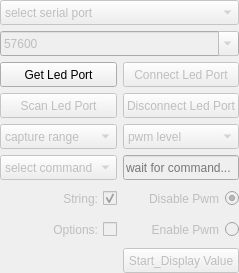
<?xml version="1.0" encoding="UTF-8"?>
<ui version="4.0">
 <class>ModuleA</class>
 <widget class="QFrame" name="ModuleA">
  <property name="geometry">
   <rect>
    <x>0</x>
    <y>0</y>
    <width>239</width>
    <height>273</height>
   </rect>
  </property>
  <property name="windowTitle">
   <string>Frame</string>
  </property>
  <layout class="QGridLayout" name="gridLayout" columnstretch="1,1">
   <property name="leftMargin">
    <number>0</number>
   </property>
   <property name="topMargin">
    <number>0</number>
   </property>
   <property name="rightMargin">
    <number>0</number>
   </property>
   <property name="bottomMargin">
    <number>0</number>
   </property>
   <item row="2" column="0">
    <widget class="QPushButton" name="pushButton_90">
     <property name="sizePolicy">
      <sizepolicy hsizetype="Minimum" vsizetype="Minimum">
       <horstretch>0</horstretch>
       <verstretch>0</verstretch>
      </sizepolicy>
     </property>
     <property name="minimumSize">
      <size>
       <width>50</width>
       <height>25</height>
      </size>
     </property>
     <property name="maximumSize">
      <size>
       <width>16777215</width>
       <height>25</height>
      </size>
     </property>
     <property name="text">
      <string>Get Led Port</string>
     </property>
    </widget>
   </item>
   <item row="2" column="1">
    <widget class="QPushButton" name="pushButton_89">
     <property name="enabled">
      <bool>false</bool>
     </property>
     <property name="sizePolicy">
      <sizepolicy hsizetype="Minimum" vsizetype="Minimum">
       <horstretch>0</horstretch>
       <verstretch>0</verstretch>
      </sizepolicy>
     </property>
     <property name="minimumSize">
      <size>
       <width>50</width>
       <height>25</height>
      </size>
     </property>
     <property name="maximumSize">
      <size>
       <width>16777215</width>
       <height>25</height>
      </size>
     </property>
     <property name="text">
      <string>Connect Led Port</string>
     </property>
    </widget>
   </item>
   <item row="3" column="0">
    <widget class="QPushButton" name="pushButton_91">
     <property name="enabled">
      <bool>false</bool>
     </property>
     <property name="sizePolicy">
      <sizepolicy hsizetype="Minimum" vsizetype="Minimum">
       <horstretch>0</horstretch>
       <verstretch>0</verstretch>
      </sizepolicy>
     </property>
     <property name="minimumSize">
      <size>
       <width>50</width>
       <height>25</height>
      </size>
     </property>
     <property name="maximumSize">
      <size>
       <width>16777215</width>
       <height>25</height>
      </size>
     </property>
     <property name="text">
      <string>Scan Led Port</string>
     </property>
    </widget>
   </item>
   <item row="3" column="1">
    <widget class="QPushButton" name="pushButton_92">
     <property name="enabled">
      <bool>false</bool>
     </property>
     <property name="sizePolicy">
      <sizepolicy hsizetype="Minimum" vsizetype="Minimum">
       <horstretch>0</horstretch>
       <verstretch>0</verstretch>
      </sizepolicy>
     </property>
     <property name="minimumSize">
      <size>
       <width>50</width>
       <height>25</height>
      </size>
     </property>
     <property name="maximumSize">
      <size>
       <width>16777215</width>
       <height>25</height>
      </size>
     </property>
     <property name="text">
      <string>Disconnect Led Port</string>
     </property>
    </widget>
   </item>
   <item row="4" column="0">
    <widget class="QComboBox" name="comboBox_27">
     <property name="enabled">
      <bool>false</bool>
     </property>
     <property name="sizePolicy">
      <sizepolicy hsizetype="Minimum" vsizetype="Minimum">
       <horstretch>0</horstretch>
       <verstretch>0</verstretch>
      </sizepolicy>
     </property>
     <property name="minimumSize">
      <size>
       <width>50</width>
       <height>25</height>
      </size>
     </property>
     <property name="maximumSize">
      <size>
       <width>16777215</width>
       <height>25</height>
      </size>
     </property>
     <item>
      <property name="text">
       <string>capture range</string>
      </property>
     </item>
     <item>
      <property name="text">
       <string>low</string>
      </property>
     </item>
     <item>
      <property name="text">
       <string>medium</string>
      </property>
     </item>
     <item>
      <property name="text">
       <string>high</string>
      </property>
     </item>
     <item>
      <property name="text">
       <string>super</string>
      </property>
     </item>
     <item>
      <property name="text">
       <string>ultra</string>
      </property>
     </item>
    </widget>
   </item>
   <item row="4" column="1">
    <widget class="QComboBox" name="comboBox_29">
     <property name="enabled">
      <bool>false</bool>
     </property>
     <property name="sizePolicy">
      <sizepolicy hsizetype="Minimum" vsizetype="Minimum">
       <horstretch>0</horstretch>
       <verstretch>0</verstretch>
      </sizepolicy>
     </property>
     <property name="minimumSize">
      <size>
       <width>50</width>
       <height>25</height>
      </size>
     </property>
     <property name="maximumSize">
      <size>
       <width>16777215</width>
       <height>25</height>
      </size>
     </property>
     <item>
      <property name="text">
       <string>pwm level</string>
      </property>
     </item>
     <item>
      <property name="text">
       <string>level - 01</string>
      </property>
     </item>
     <item>
      <property name="text">
       <string>level - 02</string>
      </property>
     </item>
     <item>
      <property name="text">
       <string>level - 03</string>
      </property>
     </item>
     <item>
      <property name="text">
       <string>level - 04</string>
      </property>
     </item>
     <item>
      <property name="text">
       <string>level - 05</string>
      </property>
     </item>
     <item>
      <property name="text">
       <string>level - 06</string>
      </property>
     </item>
     <item>
      <property name="text">
       <string>level - 07</string>
      </property>
     </item>
     <item>
      <property name="text">
       <string>level - 08</string>
      </property>
     </item>
     <item>
      <property name="text">
       <string>level - 09</string>
      </property>
     </item>
     <item>
      <property name="text">
       <string>level - 10</string>
      </property>
     </item>
     <item>
      <property name="text">
       <string>level - 11</string>
      </property>
     </item>
     <item>
      <property name="text">
       <string>level - 12</string>
      </property>
     </item>
     <item>
      <property name="text">
       <string>level - 13</string>
      </property>
     </item>
     <item>
      <property name="text">
       <string>level - 14</string>
      </property>
     </item>
     <item>
      <property name="text">
       <string>level - 15</string>
      </property>
     </item>
    </widget>
   </item>
   <item row="5" column="0">
    <widget class="QComboBox" name="comboBox_30">
     <property name="enabled">
      <bool>false</bool>
     </property>
     <property name="sizePolicy">
      <sizepolicy hsizetype="Minimum" vsizetype="Minimum">
       <horstretch>0</horstretch>
       <verstretch>0</verstretch>
      </sizepolicy>
     </property>
     <property name="minimumSize">
      <size>
       <width>50</width>
       <height>25</height>
      </size>
     </property>
     <property name="maximumSize">
      <size>
       <width>16777215</width>
       <height>25</height>
      </size>
     </property>
     <item>
      <property name="text">
       <string>select command</string>
      </property>
     </item>
     <item>
      <property name="text">
       <string>help</string>
      </property>
     </item>
     <item>
      <property name="text">
       <string>version</string>
      </property>
     </item>
     <item>
      <property name="text">
       <string>hardware</string>
      </property>
     </item>
     <item>
      <property name="text">
       <string>serialnumber</string>
      </property>
     </item>
    </widget>
   </item>
   <item row="5" column="1">
    <widget class="QLineEdit" name="lineEdit_52">
     <property name="enabled">
      <bool>false</bool>
     </property>
     <property name="sizePolicy">
      <sizepolicy hsizetype="Minimum" vsizetype="Minimum">
       <horstretch>0</horstretch>
       <verstretch>0</verstretch>
      </sizepolicy>
     </property>
     <property name="minimumSize">
      <size>
       <width>50</width>
       <height>25</height>
      </size>
     </property>
     <property name="maximumSize">
      <size>
       <width>800</width>
       <height>25</height>
      </size>
     </property>
     <property name="placeholderText">
      <string>wait for command...</string>
     </property>
    </widget>
   </item>
   <item row="6" column="0">
    <widget class="QCheckBox" name="checkBox_33">
     <property name="enabled">
      <bool>false</bool>
     </property>
     <property name="sizePolicy">
      <sizepolicy hsizetype="Minimum" vsizetype="Minimum">
       <horstretch>0</horstretch>
       <verstretch>0</verstretch>
      </sizepolicy>
     </property>
     <property name="minimumSize">
      <size>
       <width>50</width>
       <height>25</height>
      </size>
     </property>
     <property name="maximumSize">
      <size>
       <width>16777215</width>
       <height>25</height>
      </size>
     </property>
     <property name="layoutDirection">
      <enum>Qt::RightToLeft</enum>
     </property>
     <property name="text">
      <string>String:</string>
     </property>
     <property name="checked">
      <bool>true</bool>
     </property>
    </widget>
   </item>
   <item row="6" column="1">
    <widget class="QRadioButton" name="radioButton_4">
     <property name="enabled">
      <bool>false</bool>
     </property>
     <property name="sizePolicy">
      <sizepolicy hsizetype="Minimum" vsizetype="Minimum">
       <horstretch>0</horstretch>
       <verstretch>0</verstretch>
      </sizepolicy>
     </property>
     <property name="minimumSize">
      <size>
       <width>50</width>
       <height>25</height>
      </size>
     </property>
     <property name="maximumSize">
      <size>
       <width>16777215</width>
       <height>25</height>
      </size>
     </property>
     <property name="layoutDirection">
      <enum>Qt::RightToLeft</enum>
     </property>
     <property name="text">
      <string>Disable Pwm</string>
     </property>
     <property name="checkable">
      <bool>true</bool>
     </property>
     <property name="checked">
      <bool>true</bool>
     </property>
    </widget>
   </item>
   <item row="7" column="0">
    <widget class="QCheckBox" name="checkBox_32">
     <property name="enabled">
      <bool>false</bool>
     </property>
     <property name="sizePolicy">
      <sizepolicy hsizetype="Minimum" vsizetype="Minimum">
       <horstretch>0</horstretch>
       <verstretch>0</verstretch>
      </sizepolicy>
     </property>
     <property name="minimumSize">
      <size>
       <width>50</width>
       <height>25</height>
      </size>
     </property>
     <property name="maximumSize">
      <size>
       <width>16777215</width>
       <height>25</height>
      </size>
     </property>
     <property name="layoutDirection">
      <enum>Qt::RightToLeft</enum>
     </property>
     <property name="text">
      <string>Options:</string>
     </property>
     <property name="checked">
      <bool>false</bool>
     </property>
    </widget>
   </item>
   <item row="7" column="1">
    <widget class="QRadioButton" name="radioButton_3">
     <property name="enabled">
      <bool>false</bool>
     </property>
     <property name="sizePolicy">
      <sizepolicy hsizetype="Minimum" vsizetype="Minimum">
       <horstretch>0</horstretch>
       <verstretch>0</verstretch>
      </sizepolicy>
     </property>
     <property name="minimumSize">
      <size>
       <width>50</width>
       <height>25</height>
      </size>
     </property>
     <property name="maximumSize">
      <size>
       <width>16777215</width>
       <height>25</height>
      </size>
     </property>
     <property name="layoutDirection">
      <enum>Qt::RightToLeft</enum>
     </property>
     <property name="text">
      <string>Enable Pwm</string>
     </property>
    </widget>
   </item>
   <item row="8" column="1">
    <widget class="QPushButton" name="pushButton_94">
     <property name="enabled">
      <bool>false</bool>
     </property>
     <property name="sizePolicy">
      <sizepolicy hsizetype="Minimum" vsizetype="Minimum">
       <horstretch>0</horstretch>
       <verstretch>0</verstretch>
      </sizepolicy>
     </property>
     <property name="minimumSize">
      <size>
       <width>50</width>
       <height>25</height>
      </size>
     </property>
     <property name="maximumSize">
      <size>
       <width>16777215</width>
       <height>25</height>
      </size>
     </property>
     <property name="text">
      <string>Start_Display Value</string>
     </property>
    </widget>
   </item>
   <item row="0" column="0" colspan="2">
    <widget class="QComboBox" name="comboBox_26">
     <property name="enabled">
      <bool>false</bool>
     </property>
     <property name="sizePolicy">
      <sizepolicy hsizetype="Minimum" vsizetype="Minimum">
       <horstretch>0</horstretch>
       <verstretch>0</verstretch>
      </sizepolicy>
     </property>
     <property name="minimumSize">
      <size>
       <width>100</width>
       <height>25</height>
      </size>
     </property>
     <property name="maximumSize">
      <size>
       <width>16777215</width>
       <height>25</height>
      </size>
     </property>
     <item>
      <property name="text">
       <string>select serial port</string>
      </property>
     </item>
    </widget>
   </item>
   <item row="1" column="0" colspan="2">
    <widget class="QComboBox" name="comboBox_36">
     <property name="enabled">
      <bool>false</bool>
     </property>
     <property name="sizePolicy">
      <sizepolicy hsizetype="Minimum" vsizetype="Minimum">
       <horstretch>0</horstretch>
       <verstretch>0</verstretch>
      </sizepolicy>
     </property>
     <property name="minimumSize">
      <size>
       <width>100</width>
       <height>25</height>
      </size>
     </property>
     <property name="maximumSize">
      <size>
       <width>16777215</width>
       <height>25</height>
      </size>
     </property>
     <property name="editable">
      <bool>true</bool>
     </property>
     <item>
      <property name="text">
       <string>57600</string>
      </property>
     </item>
     <item>
      <property name="text">
       <string>19200</string>
      </property>
     </item>
    </widget>
   </item>
  </layout>
 </widget>
 <resources/>
 <connections/>
</ui>
